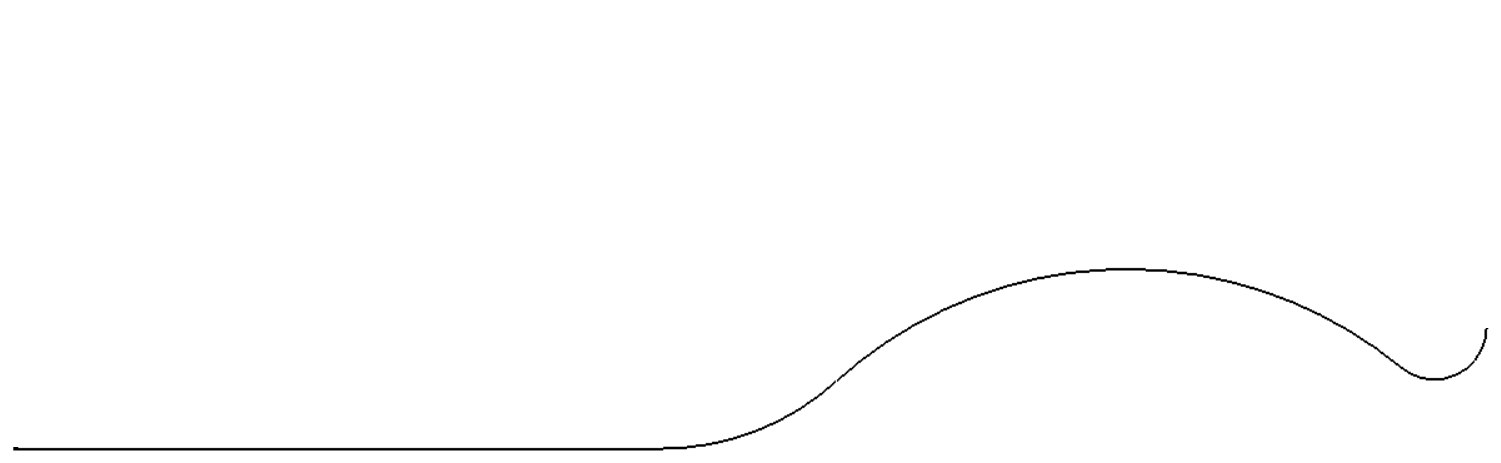
%> input picture maplake1.png, 1501 x 463 px
$ octave ImageRecognition.m   (GNU Octave 9; MATLAB toolbox functions it lacks are replaced by stand-ins)
%> lines starting %> are read from the running program, lines starting %| are printed output that depends on the picture; in (x1, y1, x2, y2) boxes, pixels count from 0 and x2, y2 are one past the last pixel; in counts of white or black regions, pixels touching at a corner belong together; the program's own positions count from 1
% 提取图片中的曲线数据
close all;clear;clc;
%% 图片与曲线间的定标
im=imread('maplake1.png');%读入图片(替换成需要提取曲线的图片)
%> im is the input picture: size 463x1501x3 uint8; min 0, max 255, mean 253.6
im=rgb2gray(im);%灰度变化
%> im: size 463x1501 uint8
thresh = graythresh(im);%二值化阈值
%> thresh = 0.586
im=im2bw(im,thresh);%二值化
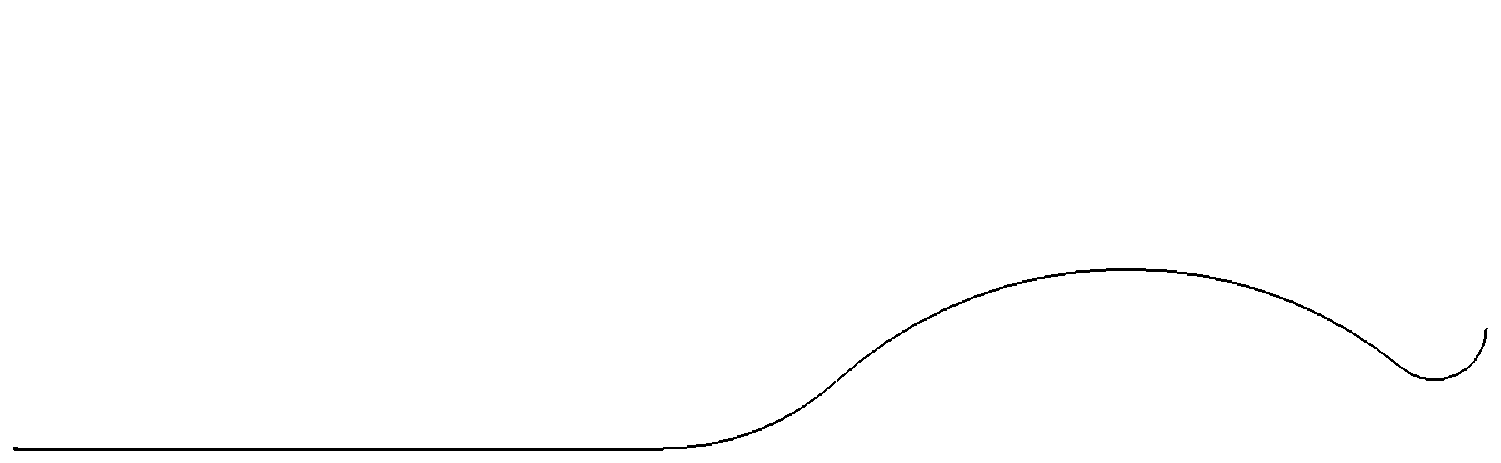
%> im: size 463x1501 logical; 99.4% white; 2 black regions, box (x1, y1, x2, y2) and area: (13, 381, 836, 451) 2421, (837, 268, 1488, 382) 1872
set(0,'defaultfigurecolor','w')
imshow(im)%显示图片
[y,x]=find(im==0);%找出图形中的“黑点”的坐标。该坐标是一维数据。
%> y = 4293 values from 269 to 451; x = 4293 values from 14 to 1488
y=max(y)-y;%将屏幕坐标转换为右手系笛卡尔坐标
%> y = 4293 values, max 182 at index 3168, min 0 at index 7, mean 63.32
y=fliplr(y);%fliplr()——左右翻转数组
plot(x,y,'r.','Markersize', 2);
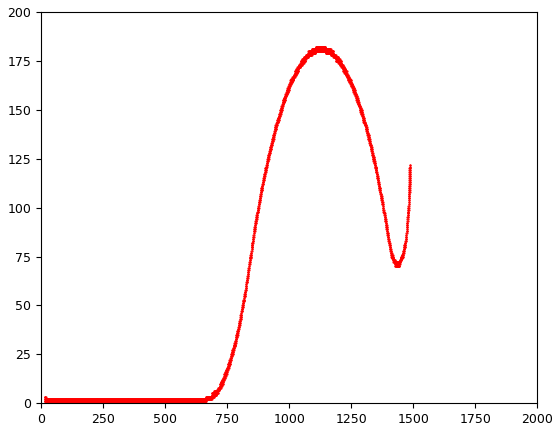
%> figure redrawn from the program's plot data
disp('请在Figrure中先后点击实际坐标框的两个顶点(左上点和右下点)，即A、B两点. ');
%> (the run ends here)

$ run again, with maplake2.png copied over maplake1.png
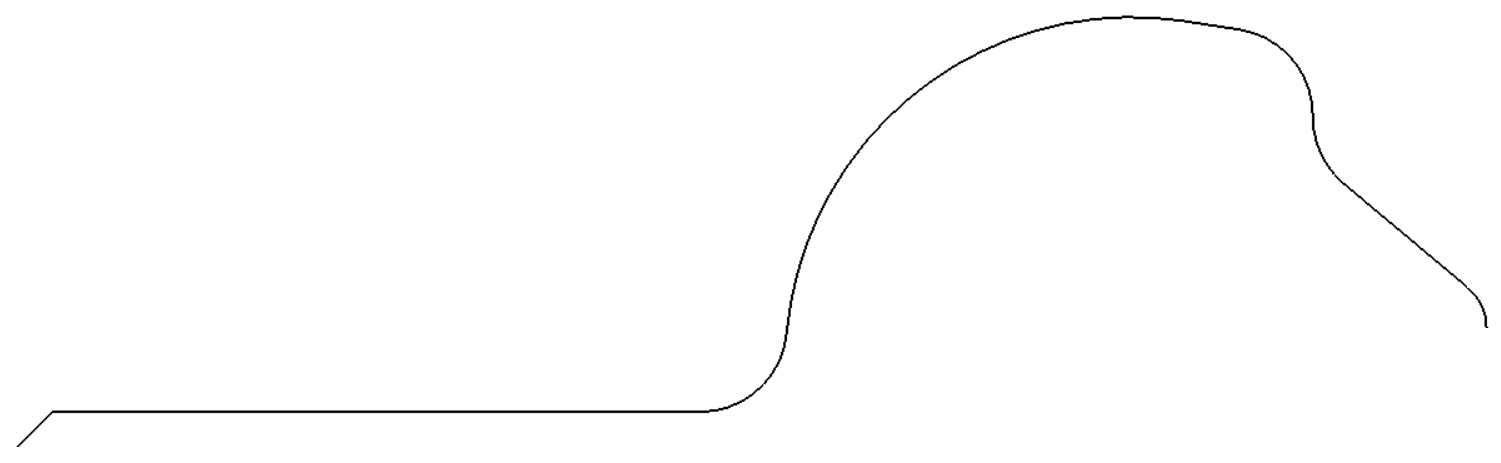
%> input picture maplake2.png, 1501 x 463 px
%> im is the input picture: size 463x1501x3 uint8; min 0, max 255, mean 253.4
%> thresh = 0.6
%> `im=im2bw(im,thresh);`:
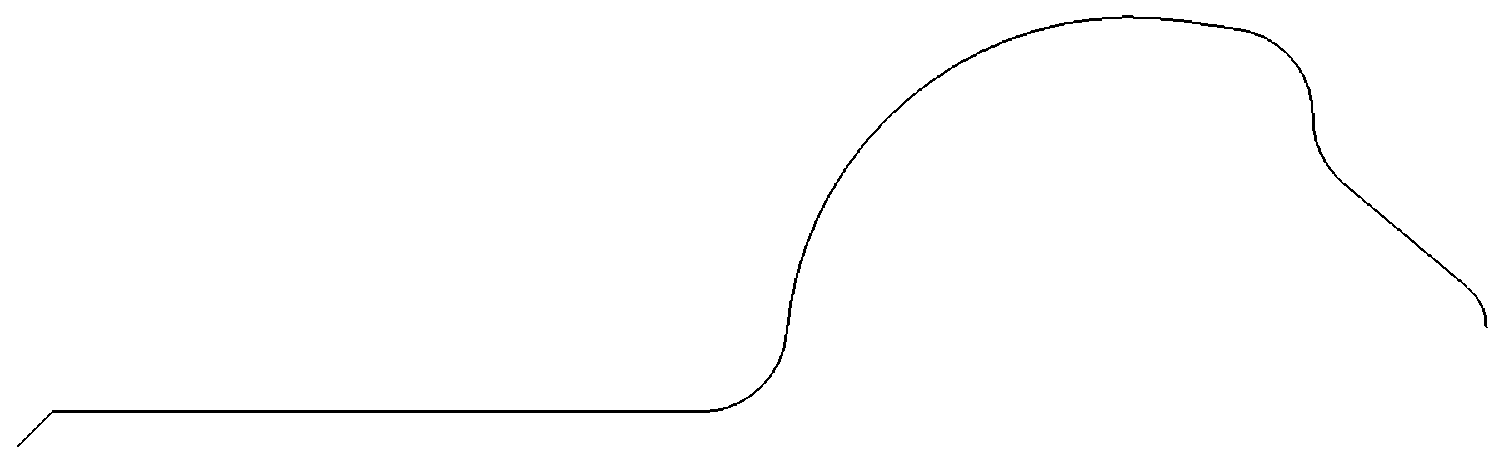
%> im: size 463x1501 logical; 99.3% white; 1 black region, box (x1, y1, x2, y2) and area: (17, 15, 1488, 447) 4857
%> `[y,x]=find(im==0);`: y = 4857 values from 16 to 447; x = 4857 values from 18 to 1488
%> `y=max(y)-y;`: y = 4857 values, max 431 at index 3600, min 0 at index 2, mean 178.9
%> `plot(x,y,'r.','Markersize', 2);`:
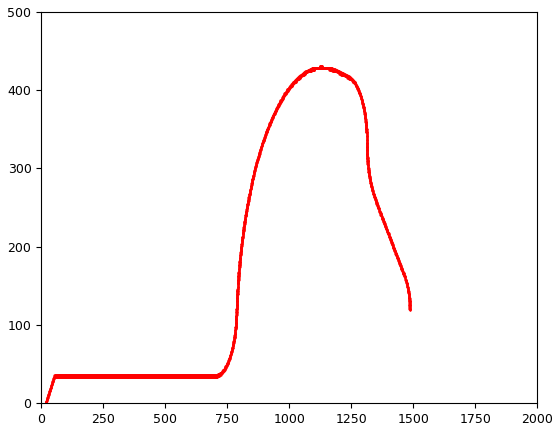
%> figure redrawn from the program's plot data
